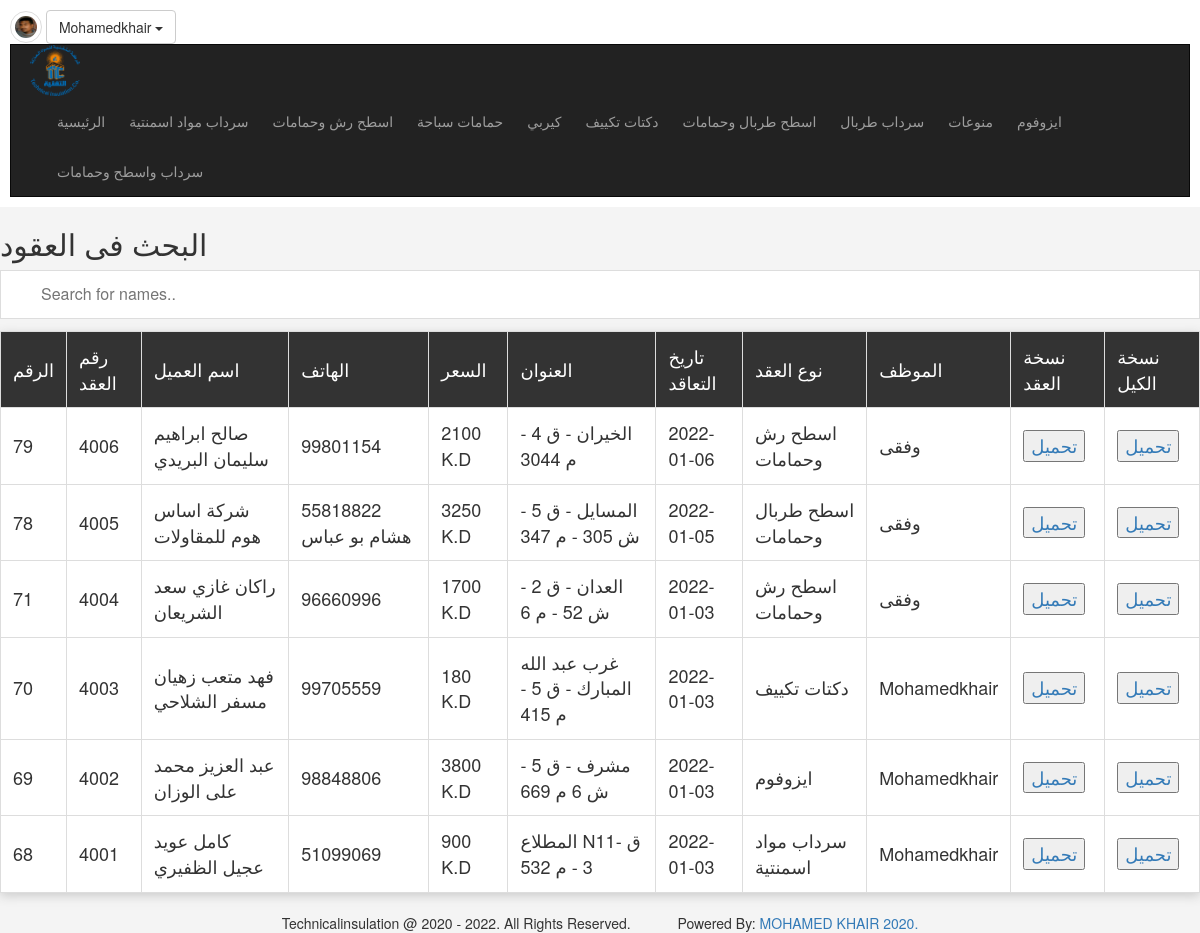
The page /search.php (signed in) on the database its author committed.
### tables this page shows
CREATE TABLE `users` (
  `UserID` int(11) NOT NULL,
  `Username` varchar(255) NOT NULL,
  `Password` varchar(255) NOT NULL,
  `Email` varchar(255) NOT NULL,
  `FullName` varchar(255) NOT NULL,
  `GroupID` int(11) NOT NULL DEFAULT 0,
  `TrustStatus` int(11) NOT NULL DEFAULT 0,
  `RegStatus` int(11) NOT NULL DEFAULT 0,
  `Date` date NOT NULL,
  `avatar` varchar(255) NOT NULL,
  `Position` varchar(255) NOT NULL,
  `Salary` varchar(255) NOT NULL,
  `Phone` varchar(255) NOT NULL,
  `Notes` varchar(255) NOT NULL
);

CREATE TABLE `categories` (
  `ID` int(11) NOT NULL,
  `Name` varchar(255) NOT NULL,
  `Description` text NOT NULL,
  `Parent` int(11) NOT NULL,
  `Ordering` int(11) DEFAULT NULL,
  `Visibility` tinyint(4) NOT NULL DEFAULT 0,
  `Allow_Comment` tinyint(4) NOT NULL DEFAULT 0,
  `Allow_Ads` tinyint(4) NOT NULL DEFAULT 0
);

CREATE TABLE `items` (
  `Item_ID` int(11) NOT NULL,
  `Number` int(11) DEFAULT NULL,
  `Name` varchar(255) NOT NULL,
  `Description` text NOT NULL,
  `Price` varchar(255) NOT NULL,
  `Add_Date` date NOT NULL,
  `Country_Made` varchar(255) NOT NULL,
  `Image` varchar(255) NOT NULL,
  `Measure` varchar(255) NOT NULL,
  `Status` varchar(255) NOT NULL,
  `Rating` smallint(6) NOT NULL,
  `Approve` tinyint(4) NOT NULL DEFAULT 0,
  `Cat_ID` int(11) NOT NULL,
  `Member_ID` int(11) NOT NULL,
  `Tags` varchar(255) NOT NULL,
  `pay1` int(11) NOT NULL,
  `pay2` int(11) NOT NULL,
  `pay3` int(11) NOT NULL,
  `start` date NOT NULL,
  `pstage1` date NOT NULL,
  `pstage2` date NOT NULL,
  `pstage3` date NOT NULL,
  `pstage4` date NOT NULL,
  `pstage5` date NOT NULL,
  `plot1` date NOT NULL,
  `plot2` date NOT NULL,
  `plot3` date NOT NULL,
  `plot4` date NOT NULL,
  `plot5` date NOT NULL,
  `plot6` date NOT NULL,
  `plot7` date NOT NULL,
  `plot8` date NOT NULL,
  `plot9` date NOT NULL,
  `plot10` date NOT NULL,
  `plot11` date NOT NULL,
  `plot12` date NOT NULL,
  `plot13` date NOT NULL,
  `plot14` date NOT NULL,
  `plot15` date NOT NULL,
  `notes` varchar(255) NOT NULL
);

### init.php (called while the page is built, shortened)
<?php
include 'admin/connect.php';
$sessionUser = '';
if(isset($_SESSION['user']) ){
    $sessionUser = $_SESSION['user'];
}
$tpl = 'includes/templates/';
$func = 'includes/functions/';
$css = 'layout/css/';
include $func . 'functions.php';
include $tpl . 'header.php';

### includes/functions/functions.php (called while the page is built, shortened)
<?php
function getAllFrom2($field , $table , $orderField , $where = NULL, $and = NULL, $ordering ="DESC"){
    global $con;
    $getAll = $con->prepare ("SELECT $field FROM $table $where $and ORDER BY $orderField $ordering ");
    $getAll->execute();
    $all = $getAll->fetchAll();
    return $all;
}

### search.php (the view, shortened to what this page needs)
<!DOCTYPE html>
<html>
<head>
</head>
<?php
if (isset($_SESSION['user'])){
include 'init.php';
$stmt = $con->prepare ("SELECT items.*,categories.Name AS category_name,users.Username FROM items
INNER JOIN categories ON categories.ID = items.Cat_ID
INNER JOIN users ON users.UserID = items.Member_ID ORDER BY Item_ID DESC ");
$stmt->execute();
$items = $stmt->fetchAll();
?>
<h2>البحث فى العقود  </h2>
<input type="text" id="myInput" onkeyup="myFunction()" placeholder="Search for names.." title="Type in a name">
<table id="myTable"  class="main-table text-center table table-bordered">
<tr class="header">
<td> الرقم </td>
<td> رقم العقد </td>
<td> اسم العميل </td>
<td>  الهاتف </td>
<td> السعر </td>
<td> العنوان </td>
<td> تاريخ التعاقد </td>
<td>نوع العقد </td>
<td> الموظف </td>
<td> نسخة العقد </td>
<td> نسخة الكيل </td>
</tr>
<?php
foreach($items as $item){
echo"<tr>";
 echo"<td>" . $item['Item_ID'] ."</td>";
 echo"<td>" . $item['Number'] ."</td>";
 echo"<td>" . $item['Name'] ."</td>";
  echo"<td>" . $item['Description'] ."</td>";
  echo"<td>" . $item['Price'] .' K.D'."</td>";
 echo"<td>" . $item['Country_Made'] ."</td>";
 echo"<td>" . $item['Add_Date'] ."</td>";
 echo"<td>" . $item['category_name'] ."</td>";
 echo"<td>" . $item['Username'] ."</td>";
 echo"<td>";
 if(empty( $item['Image'])){
  echo 'لا يوجد';
 }else{
  echo "<a href='uploads/avatars/" . $item['Image'] ." ' alt=' ' download> <button>تحميل</button></a>";
 }
 echo "</td>";
 echo"<td>";
 if(empty( $item['Measure'])){
   echo 'لا يوجد';
}else{
 echo "<a href='uploads/avatars/" . $item['Measure'] ." ' alt=' ' download> <button>تحميل</button></a>";
}
 echo "</td>";
echo"</tr>";
}
?>
</table>
<?php
    include $tpl .'footer.php';
}else{
   header ('location:index.php');
   exit();
}
?>

### includes/templates/header.php (shortened to what this page needs)
<!DOCTYPE html>
<html lang="en">
<head>
    <link rel="stylesheet" href="<?php echo $css; ?>bootstrap.min.css"/>
    <link rel="stylesheet" href="<?php echo $css; ?>font-awesome.min.css"/>
    <link rel="stylesheet" href="<?php echo $css; ?>jquery-ui.css"/>
    <link rel="stylesheet" href="<?php echo $css; ?>jquery.selectBoxIt.css"/>
    <link rel="stylesheet" href="<?php echo $css; ?>front.css"/>
</head>
<body>
<div class="upper-bar">
        <?php
          $getUser = $con->prepare("SELECT * FROM users WHERE Username = ?");
          $getUser->execute(array($sessionUser));
          $info = $getUser->fetch();
        if(isset($_SESSION['user'])){?>
        <img class="my-image img-thumbnail img-circle" src="admin/uploads/avatars/<?php echo $info['avatar'] ?>" alt=" " />
        <div class="btn-group my-info">
            <span class="btn btn-default dropdown-toggle" data-toggle="dropdown">
                <?php echo $sessionUser?>
                <span class="caret"></span>
                </span>
        </div>
            <nav class="navbar navbar-inverse " >
        <div class="container">
            <div class="navbar-header">
            <a href="https://technicalinsulation.000webhostapp.com/" target="_blank"><img style="width: 50px;" src="admin/uploads/avatars/logo.png" alt="logo"></a>
            </div>
            <div class="collapse navbar-collapse" id="app-nav">
                <ul class="nav navbar-nav navbar-right">
                <li> <a href="index.php">الرئيسية</a></li>
                    <?php
                    $allCats = getAllFrom2("*" , "categories" ,"ID", "where parent = 0", "", "ASC");
                    foreach ($allCats as $cat){
                        echo '<li> <a href="categories.php?pageid=' . $cat['ID'] .'">' . $cat['Name'] . '</a></li>';
                    }
                    ?>
                </ul>
            </div>
        </div>
        </nav>
        <?php
        }else{
        ?>
        <a href="login.php">
            <span class="pull-right">دخول/تسجيل</span>
        </a>
        <?php } ?>
</div>

### layout/css/front.css (style rules this page uses)
body { background-color: #F4F4F4; text-transform: capitalize; }
.navbar { border-radius: 0; margin-bottom: 0; }
.nav > li >a, .navbar-brand { padding: 15px 12px; }
.upper-bar { padding: 10px; background-color: #FFF; }
.my-image { width: 32px; height: 32px; }
.main-table { -webkit-box-shadow: 0 3px 10px #ccc; -moz-box-shadow: 0 3px 10px #ccc; box-shadow: 0 3px 10px #ccc; }
.main-table td { background-color: #FFF; vertical-align: middle !important; }
.main-table tr:first-child td { background-color: #333; color: #FFF; }

### search.php (style rules this page uses)
* { box-sizing: border-box; }
#myInput { background-position: 10px 10px; background-repeat: no-repeat; width: 100%; font-size: 16px; padding: 12px 20px 12px 40px; border: 1px solid #ddd; margin-bottom: 12px; }
#myTable { border-collapse: collapse; width: 100%; border: 1px solid #ddd; font-size: 18px; }
#myTable th, #myTable td { text-align: left; padding: 12px; }
#myTable tr { border-bottom: 1px solid #ddd; }
#myTable tr.header, #myTable tr:hover { background-color: #f1f1f1; }

### rows shown on the page
users: avatar (picture)
categories: Name "سرداب مواد اسمنتية"
categories: Name "اسطح رش وحمامات"
categories: Name "حمامات سباحة"
categories: Name "كيربي"
categories: Name "دكتات تكييف"
categories: Name "اسطح طربال وحمامات"
categories: Name "سرداب طربال"
categories: Name "منوعات"
categories: Name "ايزوفوم"
categories: Name "سرداب واسطح وحمامات"
items: Item_ID "79", Number "4006", Name "صالح ابراهيم سليمان البريدي", Description "99801154", Price "2100", Country_Made "الخيران - ق 4 - م 3044", Add_Date "2022-01-06", Cat_ID.Name "اسطح رش وحمامات", Member_ID.Username "وفقى"
items: Item_ID "78", Number "4005", Name "شركة اساس هوم للمقاولات", Description "55818822 هشام بو عباس", Price "3250", Country_Made "المسايل - ق 5 - ش 305 - م 347", Add_Date "2022-01-05", Cat_ID.Name "اسطح طربال وحمامات", Member_ID.Username "وفقى"
items: Item_ID "71", Number "4004", Name "راكان غازي سعد الشريعان", Description "96660996", Price "1700", Country_Made "العدان - ق 2 - ش 52 - م 6", Add_Date "2022-01-03", Cat_ID.Name "اسطح رش وحمامات", Member_ID.Username "وفقى"
items: Item_ID "70", Number "4003", Name "فهد متعب زهيان مسفر الشلاحي", Description "99705559", Price "180", Country_Made "غرب عبد الله المبارك - ق 5 - م 415", Add_Date "2022-01-03", Cat_ID.Name "دكتات تكييف", Member_ID.Username "Mohamedkhair"
items: Item_ID "69", Number "4002", Name "عبد العزيز محمد على الوزان", Description "98848806", Price "3800", Country_Made "مشرف - ق 5 - ش 6 م 669", Add_Date "2022-01-03", Cat_ID.Name "ايزوفوم", Member_ID.Username "Mohamedkhair"
items: Item_ID "68", Number "4001", Name "كامل عويد عجيل الظفيري", Description "51099069", Price "900", Country_Made "المطلاع N11- ق 3 - م 532", Add_Date "2022-01-03", Cat_ID.Name "سرداب مواد اسمنتية", Member_ID.Username "Mohamedkhair"

### other values the page prints
$sessionUser "Mohamedkhair"
